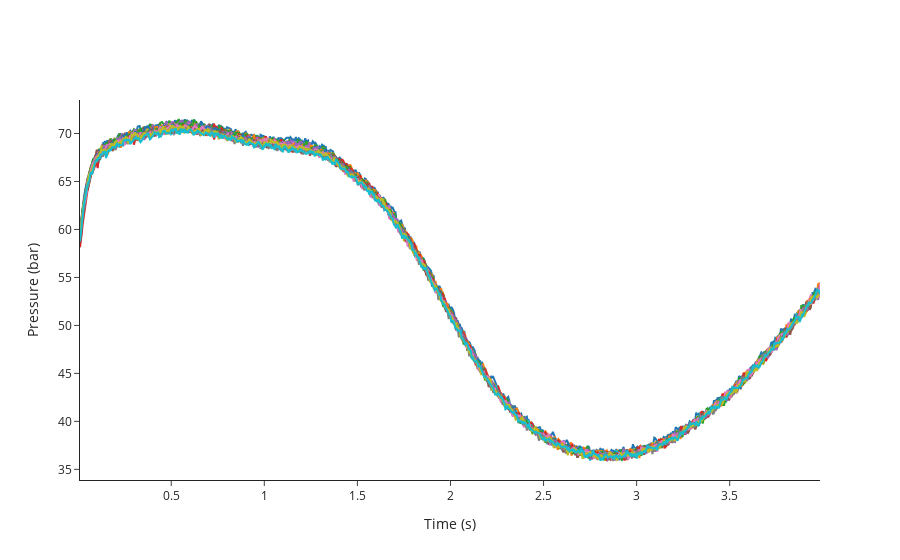

Source (notebook cell):
### Code cell
fig_train=ana.plot_pressure_curves(indices = train_indices)
fig_train.update_layout(showlegend=False)
fig_train.show()
#train_indices.extend([239, 245, 266, 117])# 117 is interesting

### Figure 1 — Plotly figure (JSON) as saved in the notebook; plotly's stock layout.template omitted (floating-point values rounded to 4 significant figures; data arrays with more than 128 entries replaced by an {"elided": "..."} marker saying what was removed)
{"data": [{"hovertemplate": "<b>index</b>: 18<br><b>name</b>: 210812_Pac--005<br><b>path</b>: C:/Users/Sandeep/Desktop/ExtractedSignals\\210812_Pac 2021-08-12 10-30-07\\210812_Pac--005.D<br><b>batch</b>: 210812_Pac 2021-08-12 10-30-07<br><b>batch_position</b>: 5<br><b>idle_time</b>: 39.0<br><b>sample</b>: NaCl 0,9%<br><b>method</b>: SAA_411_Pac.M<br><b>timestamp</b>: 2021-08-12 10:50:23<br><b>detector</b>: G1315C<br><b>pump</b>: G7110B<br><b>start_time</b>: 2021-08-12 10:50:57<br><b>end_time</b>: 2021-08-12 10:54:57<br><b>runtime</b>: 239.7000000000036<br><b>Time: </b>%{x}<br><b>Pressure: </b>%{y}<extra></extra>", "mode": "lines", "name": "210812_Pac--005 (NaCl 0,9%)", "text": "<b>index</b>: 18<br><b>name</b>: 210812_Pac--005<br><b>path</b>: C:/Users/Sandeep/Desktop/ExtractedSignals\\210812_Pac 2021-08-12 10-30-07\\210812_Pac--005.D<br><b>batch</b>: 210812_Pac 2021-08-12 10-30-07<br><b>batch_position</b>: 5<br><b>idle_time</b>: 39.0<br><b>sample</b>: NaCl 0,9%<br><b>method</b>: SAA_411_Pac.M<br><b>timestamp</b>: 2021-08-12 10:50:23<br><b>detector</b>: G1315C<br><b>pump</b>: G7110B<br><b>start_time</b>: 2021-08-12 10:50:57<br><b>end_time</b>: 2021-08-12 10:54:57<br><b>runtime</b>: 239.7000000000036", "type": "scatter", "x": {"elided": "796 float values"}, "y": {"elided": "796 float values"}}, {"hovertemplate": "<b>index</b>: 19<br><b>name</b>: 210812_Pac--006<br><b>path</b>: C:/Users/Sandeep/Desktop/ExtractedSignals\\210812_Pac 2021-08-12 10-30-07\\210812_Pac--006.D<br><b>batch</b>: 210812_Pac 2021-08-12 10-30-07<br><b>batch_position</b>: 6<br><b>idle_time</b>: 39.0<br><b>sample</b>: Blank<br><b>method</b>: SAA_411_Pac.M<br><b>timestamp</b>: 2021-08-12 10:55:02<br><b>detector</b>: G1315C<br><b>pump</b>: G7110B<br><b>start_time</b>: 2021-08-12 10:55:36<br><b>end_time</b>: 2021-08-12 10:59:36<br><b>runtime</b>: 239.7000000000036<br><b>Time: </b>%{x}<br><b>Pressure: </b>%{y}<extra></extra>", "mode": "lines", "name": "210812_Pac--006 (Blank)", "text": "<b>index</b>: 19<br><b>name</b>: 210812_Pac--006<br><b>path</b>: C:/Users/Sandeep/Desktop/ExtractedSignals\\210812_Pac 2021-08-12 10-30-07\\210812_Pac--006.D<br><b>batch</b>: 210812_Pac 2021-08-12 10-30-07<br><b>batch_position</b>: 6<br><b>idle_time</b>: 39.0<br><b>sample</b>: Blank<br><b>method</b>: SAA_411_Pac.M<br><b>timestamp</b>: 2021-08-12 10:55:02<br><b>detector</b>: G1315C<br><b>pump</b>: G7110B<br><b>start_time</b>: 2021-08-12 10:55:36<br><b>end_time</b>: 2021-08-12 10:59:36<br><b>runtime</b>: 239.7000000000036", "type": "scatter", "x": {"elided": "796 float values"}, "y": {"elided": "796 float values"}}, {"hovertemplate": "<b>index</b>: 20<br><b>name</b>: 210812_Pac--007<br><b>path</b>: C:/Users/Sandeep/Desktop/ExtractedSignals\\210812_Pac 2021-08-12 10-30-07\\210812_Pac--007.D<br><b>batch</b>: 210812_Pac 2021-08-12 10-30-07<br><b>batch_position</b>: 7<br><b>idle_time</b>: 39.0<br><b>sample</b>: 0.025 mg/ml<br><b>method</b>: SAA_411_Pac.M<br><b>timestamp</b>: 2021-08-12 10:59:41<br><b>detector</b>: G1315C<br><b>pump</b>: G7110B<br><b>start_time</b>: 2021-08-12 11:00:15<br><b>end_time</b>: 2021-08-12 11:04:15<br><b>runtime</b>: 239.7000000000036<br><b>Time: </b>%{x}<br><b>Pressure: </b>%{y}<extra></extra>", "mode": "lines", "name": "210812_Pac--007 (0.025 mg/ml)", "text": "<b>index</b>: 20<br><b>name</b>: 210812_Pac--007<br><b>path</b>: C:/Users/Sandeep/Desktop/ExtractedSignals\\210812_Pac 2021-08-12 10-30-07\\210812_Pac--007.D<br><b>batch</b>: 210812_Pac 2021-08-12 10-30-07<br><b>batch_position</b>: 7<br><b>idle_time</b>: 39.0<br><b>sample</b>: 0.025 mg/ml<br><b>method</b>: SAA_411_Pac.M<br><b>timestamp</b>: 2021-08-12 10:59:41<br><b>detector</b>: G1315C<br><b>pump</b>: G7110B<br><b>start_time</b>: 2021-08-12 11:00:15<br><b>end_time</b>: 2021-08-12 11:04:15<br><b>runtime</b>: 239.7000000000036", "type": "scatter", "x": {"elided": "796 float values"}, "y": {"elided": "796 float values"}}, {"hovertemplate": "<b>index</b>: 21<br><b>name</b>: 210812_Pac--008<br><b>path</b>: C:/Users/Sandeep/Desktop/ExtractedSignals\\210812_Pac 2021-08-12 10-30-07\\210812_Pac--008.D<br><b>batch</b>: 210812_Pac 2021-08-12 10-30-07<br><b>batch_position</b>: 8<br><b>idle_time</b>: 39.0<br><b>sample</b>: Blank<br><b>method</b>: SAA_411_Pac.M<br><b>timestamp</b>: 2021-08-12 11:04:20<br><b>detector</b>: G1315C<br><b>pump</b>: G7110B<br><b>start_time</b>: 2021-08-12 11:04:54<br><b>end_time</b>: 2021-08-12 11:08:54<br><b>runtime</b>: 239.7000000000036<br><b>Time: </b>%{x}<br><b>Pressure: </b>%{y}<extra></extra>", "mode": "lines", "name": "210812_Pac--008 (Blank)", "text": "<b>index</b>: 21<br><b>name</b>: 210812_Pac--008<br><b>path</b>: C:/Users/Sandeep/Desktop/ExtractedSignals\\210812_Pac 2021-08-12 10-30-07\\210812_Pac--008.D<br><b>batch</b>: 210812_Pac 2021-08-12 10-30-07<br><b>batch_position</b>: 8<br><b>idle_time</b>: 39.0<br><b>sample</b>: Blank<br><b>method</b>: SAA_411_Pac.M<br><b>timestamp</b>: 2021-08-12 11:04:20<br><b>detector</b>: G1315C<br><b>pump</b>: G7110B<br><b>start_time</b>: 2021-08-12 11:04:54<br><b>end_time</b>: 2021-08-12 11:08:54<br><b>runtime</b>: 239.7000000000036", "type": "scatter", "x": {"elided": "796 float values"}, "y": {"elided": "796 float values"}}, {"hovertemplate": "<b>index</b>: 22<br><b>name</b>: 210812_Pac--009<br><b>path</b>: C:/Users/Sandeep/Desktop/ExtractedSignals\\210812_Pac 2021-08-12 10-30-07\\210812_Pac--009.D<br><b>batch</b>: 210812_Pac 2021-08-12 10-30-07<br><b>batch_position</b>: 9<br><b>idle_time</b>: 38.0<br><b>sample</b>: 210806/036 :10<br><b>method</b>: SAA_411_Pac.M<br><b>timestamp</b>: 2021-08-12 11:08:59<br><b>detector</b>: G1315C<br><b>pump</b>: G7110B<br><b>start_time</b>: 2021-08-12 11:09:32<br><b>end_time</b>: 2021-08-12 11:13:32<br><b>runtime</b>: 239.7000000000036<br><b>Time: </b>%{x}<br><b>Pressure: </b>%{y}<extra></extra>", "mode": "lines", "name": "210812_Pac--009 (210806/036 :10)", "text": "<b>index</b>: 22<br><b>name</b>: 210812_Pac--009<br><b>path</b>: C:/Users/Sandeep/Desktop/ExtractedSignals\\210812_Pac 2021-08-12 10-30-07\\210812_Pac--009.D<br><b>batch</b>: 210812_Pac 2021-08-12 10-30-07<br><b>batch_position</b>: 9<br><b>idle_time</b>: 38.0<br><b>sample</b>: 210806/036 :10<br><b>method</b>: SAA_411_Pac.M<br><b>timestamp</b>: 2021-08-12 11:08:59<br><b>detector</b>: G1315C<br><b>pump</b>: G7110B<br><b>start_time</b>: 2021-08-12 11:09:32<br><b>end_time</b>: 2021-08-12 11:13:32<br><b>runtime</b>: 239.7000000000036", "type": "scatter", "x": {"elided": "796 float values"}, "y": {"elided": "796 float values"}}, {"hovertemplate": "<b>index</b>: 23<br><b>name</b>: 210812_Pac--010<br><b>path</b>: C:/Users/Sandeep/Desktop/ExtractedSignals\\210812_Pac 2021-08-12 10-30-07\\210812_Pac--010.D<br><b>batch</b>: 210812_Pac 2021-08-12 10-30-07<br><b>batch_position</b>: 10<br><b>idle_time</b>: 39.0<br><b>sample</b>: 210806/036 :10<br><b>method</b>: SAA_411_Pac.M<br><b>timestamp</b>: 2021-08-12 11:13:37<br><b>detector</b>: G7110B<br><b>pump</b>: G7110B<br><b>start_time</b>: 2021-08-12 11:14:11<br><b>end_time</b>: 2021-08-12 11:18:11<br><b>runtime</b>: 239.7000000000036<br><b>Time: </b>%{x}<br><b>Pressure: </b>%{y}<extra></extra>", "mode": "lines", "name": "210812_Pac--010 (210806/036 :10)", "text": "<b>index</b>: 23<br><b>name</b>: 210812_Pac--010<br><b>path</b>: C:/Users/Sandeep/Desktop/ExtractedSignals\\210812_Pac 2021-08-12 10-30-07\\210812_Pac--010.D<br><b>batch</b>: 210812_Pac 2021-08-12 10-30-07<br><b>batch_position</b>: 10<br><b>idle_time</b>: 39.0<br><b>sample</b>: 210806/036 :10<br><b>method</b>: SAA_411_Pac.M<br><b>timestamp</b>: 2021-08-12 11:13:37<br><b>detector</b>: G7110B<br><b>pump</b>: G7110B<br><b>start_time</b>: 2021-08-12 11:14:11<br><b>end_time</b>: 2021-08-12 11:18:11<br><b>runtime</b>: 239.7000000000036", "type": "scatter", "x": {"elided": "796 float values"}, "y": {"elided": "796 float values"}}, {"hovertemplate": "<b>index</b>: 24<br><b>name</b>: 210812_Pac--011<br><b>path</b>: C:/Users/Sandeep/Desktop/ExtractedSignals\\210812_Pac 2021-08-12 10-30-07\\210812_Pac--011.D<br><b>batch</b>: 210812_Pac 2021-08-12 10-30-07<br><b>batch_position</b>: 11<br><b>idle_time</b>: 39.0<br><b>sample</b>: 210806/036 :10<br><b>method</b>: SAA_411_Pac.M<br><b>timestamp</b>: 2021-08-12 11:18:16<br><b>detector</b>: G7110B<br><b>pump</b>: G7110B<br><b>start_time</b>: 2021-08-12 11:18:50<br><b>end_time</b>: 2021-08-12 11:22:50<br><b>runtime</b>: 239.7000000000036<br><b>Time: </b>%{x}<br><b>Pressure: </b>%{y}<extra></extra>", "mode": "lines", "name": "210812_Pac--011 (210806/036 :10)", "text": "<b>index</b>: 24<br><b>name</b>: 210812_Pac--011<br><b>path</b>: C:/Users/Sandeep/Desktop/ExtractedSignals\\210812_Pac 2021-08-12 10-30-07\\210812_Pac--011.D<br><b>batch</b>: 210812_Pac 2021-08-12 10-30-07<br><b>batch_position</b>: 11<br><b>idle_time</b>: 39.0<br><b>sample</b>: 210806/036 :10<br><b>method</b>: SAA_411_Pac.M<br><b>timestamp</b>: 2021-08-12 11:18:16<br><b>detector</b>: G7110B<br><b>pump</b>: G7110B<br><b>start_time</b>: 2021-08-12 11:18:50<br><b>end_time</b>: 2021-08-12 11:22:50<br><b>runtime</b>: 239.7000000000036", "type": "scatter", "x": {"elided": "796 float values"}, "y": {"elided": "796 float values"}}, {"hovertemplate": "<b>index</b>: 25<br><b>name</b>: 210812_Pac--012<br><b>path</b>: C:/Users/Sandeep/Desktop/ExtractedSignals\\210812_Pac 2021-08-12 10-30-07\\210812_Pac--012.D<br><b>batch</b>: 210812_Pac 2021-08-12 10-30-07<br><b>batch_position</b>: 12<br><b>idle_time</b>: 39.0<br><b>sample</b>: Blank<br><b>method</b>: SAA_411_Pac.M<br><b>timestamp</b>: 2021-08-12 11:22:55<br><b>detector</b>: G1315C<br><b>pump</b>: G7110B<br><b>start_time</b>: 2021-08-12 11:23:29<br><b>end_time</b>: 2021-08-12 11:27:29<br><b>runtime</b>: 239.7000000000036<br><b>Time: </b>%{x}<br><b>Pressure: </b>%{y}<extra></extra>", "mode": "lines", "name": "210812_Pac--012 (Blank)", "text": "<b>index</b>: 25<br><b>name</b>: 210812_Pac--012<br><b>path</b>: C:/Users/Sandeep/Desktop/ExtractedSignals\\210812_Pac 2021-08-12 10-30-07\\210812_Pac--012.D<br><b>batch</b>: 210812_Pac 2021-08-12 10-30-07<br><b>batch_position</b>: 12<br><b>idle_time</b>: 39.0<br><b>sample</b>: Blank<br><b>method</b>: SAA_411_Pac.M<br><b>timestamp</b>: 2021-08-12 11:22:55<br><b>detector</b>: G1315C<br><b>pump</b>: G7110B<br><b>start_time</b>: 2021-08-12 11:23:29<br><b>end_time</b>: 2021-08-12 11:27:29<br><b>runtime</b>: 239.7000000000036", "type": "scatter", "x": {"elided": "796 float values"}, "y": {"elided": "796 float values"}}, {"hovertemplate": "<b>index</b>: 26<br><b>name</b>: 210812_Pac--013<br><b>path</b>: C:/Users/Sandeep/Desktop/ExtractedSignals\\210812_Pac 2021-08-12 10-30-07\\210812_Pac--013.D<br><b>batch</b>: 210812_Pac 2021-08-12 10-30-07<br><b>batch_position</b>: 13<br><b>idle_time</b>: 39.0<br><b>sample</b>: 0.025 mg/ml<br><b>method</b>: SAA_411_Pac.M<br><b>timestamp</b>: 2021-08-12 11:27:34<br><b>detector</b>: G1315C<br><b>pump</b>: G7110B<br><b>start_time</b>: 2021-08-12 11:28:08<br><b>end_time</b>: 2021-08-12 11:32:08<br><b>runtime</b>: 239.7000000000036<br><b>Time: </b>%{x}<br><b>Pressure: </b>%{y}<extra></extra>", "mode": "lines", "name": "210812_Pac--013 (0.025 mg/ml)", "text": "<b>index</b>: 26<br><b>name</b>: 210812_Pac--013<br><b>path</b>: C:/Users/Sandeep/Desktop/ExtractedSignals\\210812_Pac 2021-08-12 10-30-07\\210812_Pac--013.D<br><b>batch</b>: 210812_Pac 2021-08-12 10-30-07<br><b>batch_position</b>: 13<br><b>idle_time</b>: 39.0<br><b>sample</b>: 0.025 mg/ml<br><b>method</b>: SAA_411_Pac.M<br><b>timestamp</b>: 2021-08-12 11:27:34<br><b>detector</b>: G1315C<br><b>pump</b>: G7110B<br><b>start_time</b>: 2021-08-12 11:28:08<br><b>end_time</b>: 2021-08-12 11:32:08<br><b>runtime</b>: 239.7000000000036", "type": "scatter", "x": {"elided": "796 float values"}, "y": {"elided": "796 float values"}}, {"hovertemplate": "<b>index</b>: 27<br><b>name</b>: 210812_Pac--014<br><b>path</b>: C:/Users/Sandeep/Desktop/ExtractedSignals\\210812_Pac 2021-08-12 10-30-07\\210812_Pac--014.D<br><b>batch</b>: 210812_Pac 2021-08-12 10-30-07<br><b>batch_position</b>: 14<br><b>idle_time</b>: 38.0<br><b>sample</b>: Blank<br><b>method</b>: SAA_411_Pac.M<br><b>timestamp</b>: 2021-08-12 11:32:13<br><b>detector</b>: G7110B<br><b>pump</b>: G7110B<br><b>start_time</b>: 2021-08-12 11:32:46<br><b>end_time</b>: 2021-08-12 11:36:47<br><b>runtime</b>: 239.7000000000036<br><b>Time: </b>%{x}<br><b>Pressure: </b>%{y}<extra></extra>", "mode": "lines", "name": "210812_Pac--014 (Blank)", "text": "<b>index</b>: 27<br><b>name</b>: 210812_Pac--014<br><b>path</b>: C:/Users/Sandeep/Desktop/ExtractedSignals\\210812_Pac 2021-08-12 10-30-07\\210812_Pac--014.D<br><b>batch</b>: 210812_Pac 2021-08-12 10-30-07<br><b>batch_position</b>: 14<br><b>idle_time</b>: 38.0<br><b>sample</b>: Blank<br><b>method</b>: SAA_411_Pac.M<br><b>timestamp</b>: 2021-08-12 11:32:13<br><b>detector</b>: G7110B<br><b>pump</b>: G7110B<br><b>start_time</b>: 2021-08-12 11:32:46<br><b>end_time</b>: 2021-08-12 11:36:47<br><b>runtime</b>: 239.7000000000036", "type": "scatter", "x": {"elided": "796 float values"}, "y": {"elided": "796 float values"}}, {"hovertemplate": "<b>index</b>: 51<br><b>name</b>: 210813_Pac--005<br><b>path</b>: C:/Users/Sandeep/Desktop/ExtractedSignals\\210813_Pac 2021-08-13 10-37-27\\210813_Pac--005.D<br><b>batch</b>: 210813_Pac 2021-08-13 10-37-27<br><b>batch_position</b>: 5<br><b>idle_time</b>: 39.0<br><b>sample</b>: NaCl 0,9%<br><b>method</b>: SAA_411_Pac.M<br><b>timestamp</b>: 2021-08-13 10:57:52<br><b>detector</b>: G7110B<br><b>pump</b>: G7110B<br><b>start_time</b>: 2021-08-13 10:58:26<br><b>end_time</b>: 2021-08-13 11:02:27<br><b>runtime</b>: 239.7000000000036<br><b>Time: </b>%{x}<br><b>Pressure: </b>%{y}<extra></extra>", "mode": "lines", "name": "210813_Pac--005 (NaCl 0,9%)", "text": "<b>index</b>: 51<br><b>name</b>: 210813_Pac--005<br><b>path</b>: C:/Users/Sandeep/Desktop/ExtractedSignals\\210813_Pac 2021-08-13 10-37-27\\210813_Pac--005.D<br><b>batch</b>: 210813_Pac 2021-08-13 10-37-27<br><b>batch_position</b>: 5<br><b>idle_time</b>: 39.0<br><b>sample</b>: NaCl 0,9%<br><b>method</b>: SAA_411_Pac.M<br><b>timestamp</b>: 2021-08-13 10:57:52<br><b>detector</b>: G7110B<br><b>pump</b>: G7110B<br><b>start_time</b>: 2021-08-13 10:58:26<br><b>end_time</b>: 2021-08-13 11:02:27<br><b>runtime</b>: 239.7000000000036", "type": "scatter", "x": {"elided": "796 float values"}, "y": {"elided": "796 float values"}}, {"hovertemplate": "<b>index</b>: 52<br><b>name</b>: 210813_Pac--006<br><b>path</b>: C:/Users/Sandeep/Desktop/ExtractedSignals\\210813_Pac 2021-08-13 10-37-27\\210813_Pac--006.D<br><b>batch</b>: 210813_Pac 2021-08-13 10-37-27<br><b>batch_position</b>: 6<br><b>idle_time</b>: 38.0<br><b>sample</b>: Blank<br><b>method</b>: SAA_411_Pac.M<br><b>timestamp</b>: 2021-08-13 11:02:31<br><b>detector</b>: G1315C<br><b>pump</b>: G7110B<br><b>start_time</b>: 2021-08-13 11:03:05<br><b>end_time</b>: 2021-08-13 11:07:06<br><b>runtime</b>: 239.7000000000036<br><b>Time: </b>%{x}<br><b>Pressure: </b>%{y}<extra></extra>", "mode": "lines", "name": "210813_Pac--006 (Blank)", "text": "<b>index</b>: 52<br><b>name</b>: 210813_Pac--006<br><b>path</b>: C:/Users/Sandeep/Desktop/ExtractedSignals\\210813_Pac 2021-08-13 10-37-27\\210813_Pac--006.D<br><b>batch</b>: 210813_Pac 2021-08-13 10-37-27<br><b>batch_position</b>: 6<br><b>idle_time</b>: 38.0<br><b>sample</b>: Blank<br><b>method</b>: SAA_411_Pac.M<br><b>timestamp</b>: 2021-08-13 11:02:31<br><b>detector</b>: G1315C<br><b>pump</b>: G7110B<br><b>start_time</b>: 2021-08-13 11:03:05<br><b>end_time</b>: 2021-08-13 11:07:06<br><b>runtime</b>: 239.7000000000036", "type": "scatter", "x": {"elided": "796 float values"}, "y": {"elided": "796 float values"}}, {"hovertemplate": "<b>index</b>: 53<br><b>name</b>: 210813_Pac--007<br><b>path</b>: C:/Users/Sandeep/Desktop/ExtractedSignals\\210813_Pac 2021-08-13 10-37-27\\210813_Pac--007.D<br><b>batch</b>: 210813_Pac 2021-08-13 10-37-27<br><b>batch_position</b>: 7<br><b>idle_time</b>: 38.0<br><b>sample</b>: 0.025 mg/ml<br><b>method</b>: SAA_411_Pac.M<br><b>timestamp</b>: 2021-08-13 11:07:10<br><b>detector</b>: G1315C<br><b>pump</b>: G7116B<br><b>start_time</b>: 2021-08-13 11:07:44<br><b>end_time</b>: 2021-08-13 11:11:45<br><b>runtime</b>: 239.7000000000036<br><b>Time: </b>%{x}<br><b>Pressure: </b>%{y}<extra></extra>", "mode": "lines", "name": "210813_Pac--007 (0.025 mg/ml)", "text": "<b>index</b>: 53<br><b>name</b>: 210813_Pac--007<br><b>path</b>: C:/Users/Sandeep/Desktop/ExtractedSignals\\210813_Pac 2021-08-13 10-37-27\\210813_Pac--007.D<br><b>batch</b>: 210813_Pac 2021-08-13 10-37-27<br><b>batch_position</b>: 7<br><b>idle_time</b>: 38.0<br><b>sample</b>: 0.025 mg/ml<br><b>method</b>: SAA_411_Pac.M<br><b>timestamp</b>: 2021-08-13 11:07:10<br><b>detector</b>: G1315C<br><b>pump</b>: G7116B<br><b>start_time</b>: 2021-08-13 11:07:44<br><b>end_time</b>: 2021-08-13 11:11:45<br><b>runtime</b>: 239.7000000000036", "type": "scatter", "x": {"elided": "796 float values"}, "y": {"elided": "796 float values"}}, {"hovertemplate": "<b>index</b>: 54<br><b>name</b>: 210813_Pac--008<br><b>path</b>: C:/Users/Sandeep/Desktop/ExtractedSignals\\210813_Pac 2021-08-13 10-37-27\\210813_Pac--008.D<br><b>batch</b>: 210813_Pac 2021-08-13 10-37-27<br><b>batch_position</b>: 8<br><b>idle_time</b>: 38.0<br><b>sample</b>: Blank<br><b>method</b>: SAA_411_Pac.M<br><b>timestamp</b>: 2021-08-13 11:11:49<br><b>detector</b>: G1315C<br><b>pump</b>: G7110B<br><b>start_time</b>: 2021-08-13 11:12:23<br><b>end_time</b>: 2021-08-13 11:16:23<br><b>runtime</b>: 239.7000000000036<br><b>Time: </b>%{x}<br><b>Pressure: </b>%{y}<extra></extra>", "mode": "lines", "name": "210813_Pac--008 (Blank)", "text": "<b>index</b>: 54<br><b>name</b>: 210813_Pac--008<br><b>path</b>: C:/Users/Sandeep/Desktop/ExtractedSignals\\210813_Pac 2021-08-13 10-37-27\\210813_Pac--008.D<br><b>batch</b>: 210813_Pac 2021-08-13 10-37-27<br><b>batch_position</b>: 8<br><b>idle_time</b>: 38.0<br><b>sample</b>: Blank<br><b>method</b>: SAA_411_Pac.M<br><b>timestamp</b>: 2021-08-13 11:11:49<br><b>detector</b>: G1315C<br><b>pump</b>: G7110B<br><b>start_time</b>: 2021-08-13 11:12:23<br><b>end_time</b>: 2021-08-13 11:16:23<br><b>runtime</b>: 239.7000000000036", "type": "scatter", "x": {"elided": "796 float values"}, "y": {"elided": "796 float values"}}, {"hovertemplate": "<b>index</b>: 55<br><b>name</b>: 210813_Pac--009<br><b>path</b>: C:/Users/Sandeep/Desktop/ExtractedSignals\\210813_Pac 2021-08-13 10-37-27\\210813_Pac--009.D<br><b>batch</b>: 210813_Pac 2021-08-13 10-37-27<br><b>batch_position</b>: 9<br><b>idle_time</b>: 39.0<br><b>sample</b>: 210812/004 :20<br><b>method</b>: SAA_411_Pac.M<br><b>timestamp</b>: 2021-08-13 11:16:28<br><b>detector</b>: G1315C<br><b>pump</b>: G7110B<br><b>start_time</b>: 2021-08-13 11:17:02<br><b>end_time</b>: 2021-08-13 11:21:03<br><b>runtime</b>: 239.7000000000036<br><b>Time: </b>%{x}<br><b>Pressure: </b>%{y}<extra></extra>", "mode": "lines", "name": "210813_Pac--009 (210812/004 :20)", "text": "<b>index</b>: 55<br><b>name</b>: 210813_Pac--009<br><b>path</b>: C:/Users/Sandeep/Desktop/ExtractedSignals\\210813_Pac 2021-08-13 10-37-27\\210813_Pac--009.D<br><b>batch</b>: 210813_Pac 2021-08-13 10-37-27<br><b>batch_position</b>: 9<br><b>idle_time</b>: 39.0<br><b>sample</b>: 210812/004 :20<br><b>method</b>: SAA_411_Pac.M<br><b>timestamp</b>: 2021-08-13 11:16:28<br><b>detector</b>: G1315C<br><b>pump</b>: G7110B<br><b>start_time</b>: 2021-08-13 11:17:02<br><b>end_time</b>: 2021-08-13 11:21:03<br><b>runtime</b>: 239.7000000000036", "type": "scatter", "x": {"elided": "796 float values"}, "y": {"elided": "796 float values"}}, {"hovertemplate": "<b>index</b>: 56<br><b>name</b>: 210813_Pac--010<br><b>path</b>: C:/Users/Sandeep/Desktop/ExtractedSignals\\210813_Pac 2021-08-13 10-37-27\\210813_Pac--010.D<br><b>batch</b>: 210813_Pac 2021-08-13 10-37-27<br><b>batch_position</b>: 10<br><b>idle_time</b>: 38.0<br><b>sample</b>: 210812/004 :20<br><b>method</b>: SAA_411_Pac.M<br><b>timestamp</b>: 2021-08-13 11:21:08<br><b>detector</b>: G1315C<br><b>pump</b>: G7110B<br><b>start_time</b>: 2021-08-13 11:21:41<br><b>end_time</b>: 2021-08-13 11:25:42<br><b>runtime</b>: 239.7000000000036<br><b>Time: </b>%{x}<br><b>Pressure: </b>%{y}<extra></extra>", "mode": "lines", "name": "210813_Pac--010 (210812/004 :20)", "text": "<b>index</b>: 56<br><b>name</b>: 210813_Pac--010<br><b>path</b>: C:/Users/Sandeep/Desktop/ExtractedSignals\\210813_Pac 2021-08-13 10-37-27\\210813_Pac--010.D<br><b>batch</b>: 210813_Pac 2021-08-13 10-37-27<br><b>batch_position</b>: 10<br><b>idle_time</b>: 38.0<br><b>sample</b>: 210812/004 :20<br><b>method</b>: SAA_411_Pac.M<br><b>timestamp</b>: 2021-08-13 11:21:08<br><b>detector</b>: G1315C<br><b>pump</b>: G7110B<br><b>start_time</b>: 2021-08-13 11:21:41<br><b>end_time</b>: 2021-08-13 11:25:42<br><b>runtime</b>: 239.7000000000036", "type": "scatter", "x": {"elided": "796 float values"}, "y": {"elided": "796 float values"}}, {"hovertemplate": "<b>index</b>: 57<br><b>name</b>: 210813_Pac--011<br><b>path</b>: C:/Users/Sandeep/Desktop/ExtractedSignals\\210813_Pac 2021-08-13 10-37-27\\210813_Pac--011.D<br><b>batch</b>: 210813_Pac 2021-08-13 10-37-27<br><b>batch_position</b>: 11<br><b>idle_time</b>: 39.0<br><b>sample</b>: 210812/004 :20<br><b>method</b>: SAA_411_Pac.M<br><b>timestamp</b>: 2021-08-13 11:25:46<br><b>detector</b>: G1315C<br><b>pump</b>: G7110B<br><b>start_time</b>: 2021-08-13 11:26:21<br><b>end_time</b>: 2021-08-13 11:30:21<br><b>runtime</b>: 239.7000000000036<br><b>Time: </b>%{x}<br><b>Pressure: </b>%{y}<extra></extra>", "mode": "lines", "name": "210813_Pac--011 (210812/004 :20)", "text": "<b>index</b>: 57<br><b>name</b>: 210813_Pac--011<br><b>path</b>: C:/Users/Sandeep/Desktop/ExtractedSignals\\210813_Pac 2021-08-13 10-37-27\\210813_Pac--011.D<br><b>batch</b>: 210813_Pac 2021-08-13 10-37-27<br><b>batch_position</b>: 11<br><b>idle_time</b>: 39.0<br><b>sample</b>: 210812/004 :20<br><b>method</b>: SAA_411_Pac.M<br><b>timestamp</b>: 2021-08-13 11:25:46<br><b>detector</b>: G1315C<br><b>pump</b>: G7110B<br><b>start_time</b>: 2021-08-13 11:26:21<br><b>end_time</b>: 2021-08-13 11:30:21<br><b>runtime</b>: 239.7000000000036", "type": "scatter", "x": {"elided": "796 float values"}, "y": {"elided": "796 float values"}}, {"hovertemplate": "<b>index</b>: 58<br><b>name</b>: 210813_Pac--012<br><b>path</b>: C:/Users/Sandeep/Desktop/ExtractedSignals\\210813_Pac 2021-08-13 10-37-27\\210813_Pac--012.D<br><b>batch</b>: 210813_Pac 2021-08-13 10-37-27<br><b>batch_position</b>: 12<br><b>idle_time</b>: 38.0<br><b>sample</b>: Blank<br><b>method</b>: SAA_411_Pac.M<br><b>timestamp</b>: 2021-08-13 11:30:26<br><b>detector</b>: G1315C<br><b>pump</b>: G7110B<br><b>start_time</b>: 2021-08-13 11:30:59<br><b>end_time</b>: 2021-08-13 11:34:59<br><b>runtime</b>: 239.7000000000036<br><b>Time: </b>%{x}<br><b>Pressure: </b>%{y}<extra></extra>", "mode": "lines", "name": "210813_Pac--012 (Blank)", "text": "<b>index</b>: 58<br><b>name</b>: 210813_Pac--012<br><b>path</b>: C:/Users/Sandeep/Desktop/ExtractedSignals\\210813_Pac 2021-08-13 10-37-27\\210813_Pac--012.D<br><b>batch</b>: 210813_Pac 2021-08-13 10-37-27<br><b>batch_position</b>: 12<br><b>idle_time</b>: 38.0<br><b>sample</b>: Blank<br><b>method</b>: SAA_411_Pac.M<br><b>timestamp</b>: 2021-08-13 11:30:26<br><b>detector</b>: G1315C<br><b>pump</b>: G7110B<br><b>start_time</b>: 2021-08-13 11:30:59<br><b>end_time</b>: 2021-08-13 11:34:59<br><b>runtime</b>: 239.7000000000036", "type": "scatter", "x": {"elided": "796 float values"}, "y": {"elided": "796 float values"}}, {"hovertemplate": "<b>index</b>: 59<br><b>name</b>: 210813_Pac--013<br><b>path</b>: C:/Users/Sandeep/Desktop/ExtractedSignals\\210813_Pac 2021-08-13 10-37-27\\210813_Pac--013.D<br><b>batch</b>: 210813_Pac 2021-08-13 10-37-27<br><b>batch_position</b>: 13<br><b>idle_time</b>: 39.0<br><b>sample</b>: 0.025 mg/ml<br><b>method</b>: SAA_411_Pac.M<br><b>timestamp</b>: 2021-08-13 11:35:04<br><b>detector</b>: G1315C<br><b>pump</b>: G7110B<br><b>start_time</b>: 2021-08-13 11:35:38<br><b>end_time</b>: 2021-08-13 11:39:38<br><b>runtime</b>: 239.7000000000036<br><b>Time: </b>%{x}<br><b>Pressure: </b>%{y}<extra></extra>", "mode": "lines", "name": "210813_Pac--013 (0.025 mg/ml)", "text": "<b>index</b>: 59<br><b>name</b>: 210813_Pac--013<br><b>path</b>: C:/Users/Sandeep/Desktop/ExtractedSignals\\210813_Pac 2021-08-13 10-37-27\\210813_Pac--013.D<br><b>batch</b>: 210813_Pac 2021-08-13 10-37-27<br><b>batch_position</b>: 13<br><b>idle_time</b>: 39.0<br><b>sample</b>: 0.025 mg/ml<br><b>method</b>: SAA_411_Pac.M<br><b>timestamp</b>: 2021-08-13 11:35:04<br><b>detector</b>: G1315C<br><b>pump</b>: G7110B<br><b>start_time</b>: 2021-08-13 11:35:38<br><b>end_time</b>: 2021-08-13 11:39:38<br><b>runtime</b>: 239.7000000000036", "type": "scatter", "x": {"elided": "796 float values"}, "y": {"elided": "796 float values"}}, {"hovertemplate": "<b>index</b>: 60<br><b>name</b>: 210813_Pac--014<br><b>path</b>: C:/Users/Sandeep/Desktop/ExtractedSignals\\210813_Pac 2021-08-13 10-37-27\\210813_Pac--014.D<br><b>batch</b>: 210813_Pac 2021-08-13 10-37-27<br><b>batch_position</b>: 14<br><b>idle_time</b>: 38.0<br><b>sample</b>: Blank<br><b>method</b>: SAA_411_Pac.M<br><b>timestamp</b>: 2021-08-13 11:39:43<br><b>detector</b>: G1315C<br><b>pump</b>: G7110B<br><b>start_time</b>: 2021-08-13 11:40:16<br><b>end_time</b>: 2021-08-13 11:44:17<br><b>runtime</b>: 239.7000000000036<br><b>Time: </b>%{x}<br><b>Pressure: </b>%{y}<extra></extra>", "mode": "lines", "name": "210813_Pac--014 (Blank)", "text": "<b>index</b>: 60<br><b>name</b>: 210813_Pac--014<br><b>path</b>: C:/Users/Sandeep/Desktop/ExtractedSignals\\210813_Pac 2021-08-13 10-37-27\\210813_Pac--014.D<br><b>batch</b>: 210813_Pac 2021-08-13 10-37-27<br><b>batch_position</b>: 14<br><b>idle_time</b>: 38.0<br><b>sample</b>: Blank<br><b>method</b>: SAA_411_Pac.M<br><b>timestamp</b>: 2021-08-13 11:39:43<br><b>detector</b>: G1315C<br><b>pump</b>: G7110B<br><b>start_time</b>: 2021-08-13 11:40:16<br><b>end_time</b>: 2021-08-13 11:44:17<br><b>runtime</b>: 239.7000000000036", "type": "scatter", "x": {"elided": "796 float values"}, "y": {"elided": "796 float values"}}], "layout": {"showlegend": false, "xaxis": {"title": {"text": "Time (s)"}}, "yaxis": {"title": {"text": "Pressure (bar)"}}}}
